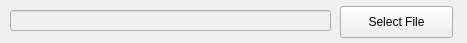
<?xml version="1.0" encoding="UTF-8"?>
<ui version="4.0">
 <class>Form</class>
 <widget class="QWidget" name="Form">
  <property name="geometry">
   <rect>
    <x>0</x>
    <y>0</y>
    <width>467</width>
    <height>43</height>
   </rect>
  </property>
  <property name="sizePolicy">
   <sizepolicy hsizetype="Expanding" vsizetype="Preferred">
    <horstretch>0</horstretch>
    <verstretch>0</verstretch>
   </sizepolicy>
  </property>
  <property name="windowTitle">
   <string>Form</string>
  </property>
  <widget class="QPushButton" name="selectFileButton">
   <property name="geometry">
    <rect>
     <x>340</x>
     <y>6</y>
     <width>113</width>
     <height>32</height>
    </rect>
   </property>
   <property name="text">
    <string>Select File</string>
   </property>
  </widget>
  <widget class="QLineEdit" name="selectedFileEdit">
   <property name="enabled">
    <bool>false</bool>
   </property>
   <property name="geometry">
    <rect>
     <x>10</x>
     <y>10</y>
     <width>321</width>
     <height>21</height>
    </rect>
   </property>
   <property name="dragEnabled">
    <bool>true</bool>
   </property>
   <property name="readOnly">
    <bool>true</bool>
   </property>
  </widget>
 </widget>
 <resources/>
 <connections/>
</ui>
